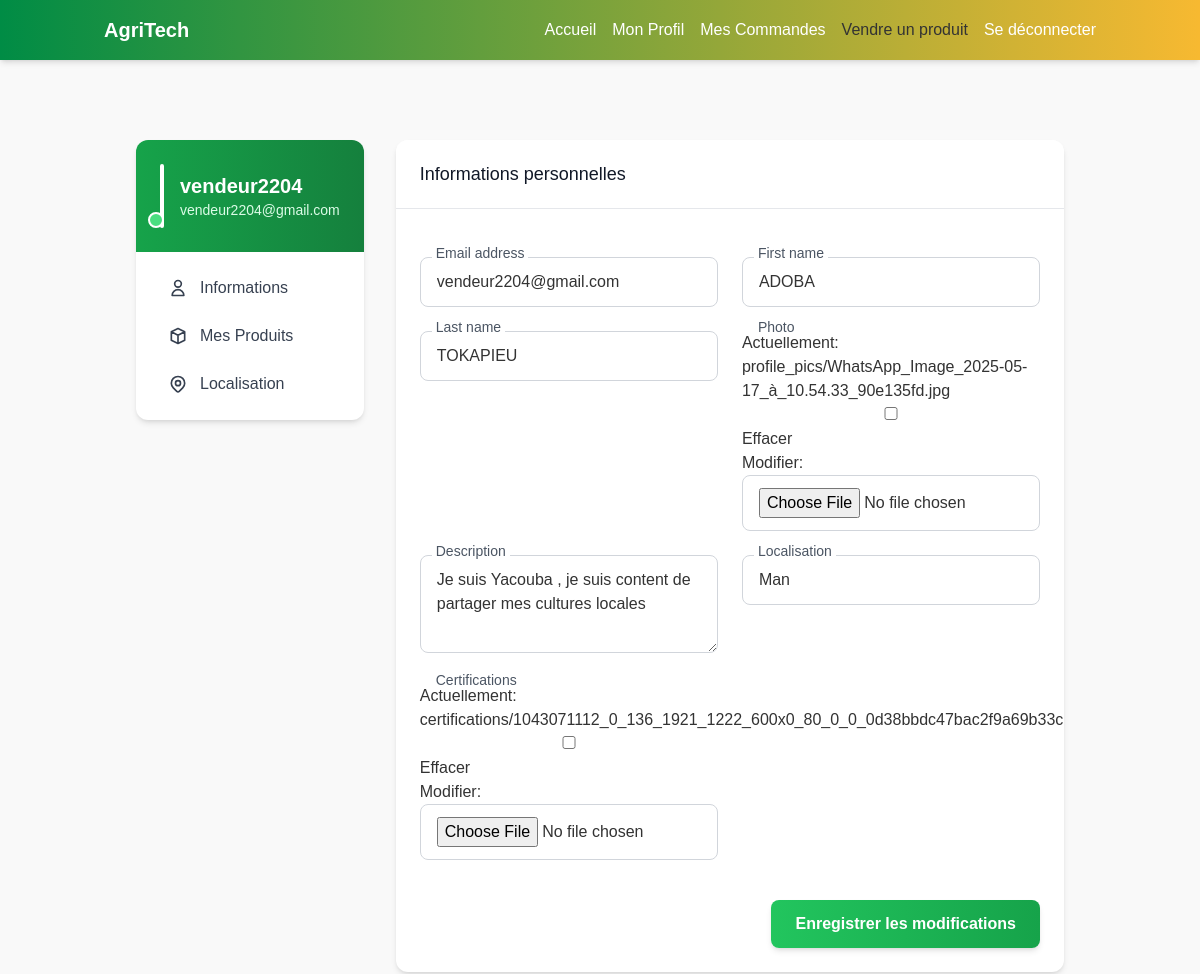
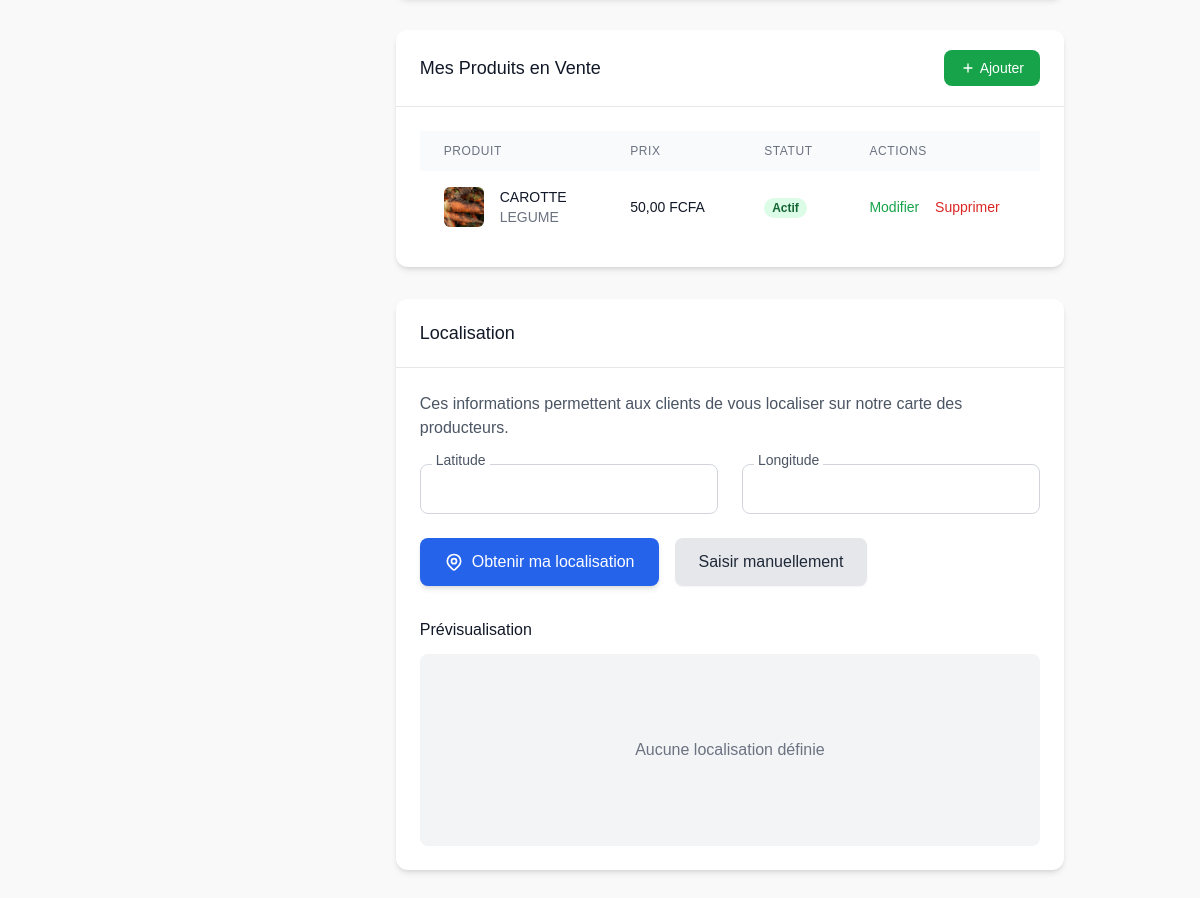
The app's page /profile/ (signed in) with its own data (2 pictures, top to bottom).
### agritech_app/models.py (models this page shows, shortened)
class Profile(models.Model):
    USER_ROLES = [
        ('acheteur', 'Acheteur'),
        ('vendeur', 'Vendeur'),
    ]
    user = models.OneToOneField(User, on_delete=models.CASCADE)
    photo = models.ImageField(upload_to='profile_pics/', blank=True)
    description = models.TextField(blank=True)
    localisation = models.CharField(max_length=255, blank=True)
    latitude = models.DecimalField(max_digits=9, decimal_places=6, null=True, blank=True)
    longitude = models.DecimalField(max_digits=9, decimal_places=6, null=True, blank=True)
    certifications = models.FileField(upload_to='certifications/', blank=True)
    role = models.CharField(max_length=10, choices=USER_ROLES, default='acheteur')
    is_vendeur_confirmed = models.BooleanField(default=False)
    telephone = models.CharField(max_length=20, blank=True, verbose_name="Numéro de téléphone")
    whatsapp = models.CharField(max_length=20, blank=True, verbose_name="WhatsApp")
    accepte_contact = models.BooleanField(default=True, verbose_name="Accepte d'être contacté")

class Produit(models.Model):
    vendeur = models.ForeignKey(User, on_delete=models.CASCADE)
    categorie = models.ForeignKey(CategorieProduit, on_delete=models.CASCADE)
    nom = models.CharField(max_length=255)
    prix = models.DecimalField(max_digits=10, decimal_places=2)
    quantite = models.PositiveIntegerField()
    photo = models.ImageField(upload_to='produits/', blank=True)
    description = models.TextField(blank=True)
    date_ajout = models.DateTimeField(auto_now_add=True)
    est_actif = models.BooleanField(default=True)
    saisonnalite = models.CharField(max_length=255, blank=True)

class CategorieProduit(models.Model):
    nom = models.CharField(max_length=100, unique=True)

### agritech_app/views.py (the view)
# urls.py: path('profile/', views.profile, name='profile'),
@login_required
def profile(request):
    try:
        profile = request.user.profile
    except Profile.DoesNotExist:
        profile = Profile.objects.create(user=request.user, role='acheteur')
    if request.method == 'POST':
        user_form = UserProfileForm(request.POST, instance=request.user)
        profile_form = ProfileForm(request.POST, request.FILES, instance=profile)
        if user_form.is_valid() and profile_form.is_valid():
            user_form.save()
            profile_form.save()
            messages.success(request, "Votre profil a été mis à jour avec succès.")
            return redirect('profile')
    else:
        user_form = UserProfileForm(instance=request.user)
        profile_form = ProfileForm(instance=profile)
    context = {'user_form': user_form, 'profile_form': profile_form}
    return render(request, 'profile.html', context)

### templates/profile.html (shortened to what this page needs)
{% extends 'base.html' %}
{% load i18n %}
{% block content %}
<div class="max-w-7xl mx-auto px-4 sm:px-6 lg:px-8 py-12">
    <div class="flex flex-col md:flex-row gap-8">
        <div class="md:w-1/3 lg:w-1/4">
            <div class="bg-white rounded-xl shadow-md overflow-hidden sticky top-6">
                <div class="p-6 bg-gradient-to-r from-green-600 to-green-700 text-white">
                    <div class="flex items-center space-x-4">
                        <div class="relative">
                            <img class="h-16 w-16 rounded-full border-2 border-white"
                                 src="https://ui-avatars.com/api/?name={{ request.user.username }}&background=ffffff&color=10B981&size=128"
                                 alt="Avatar">
                            <span class="absolute bottom-0 right-0 bg-green-400 rounded-full h-4 w-4 border-2 border-white"></span>
                        </div>
                        <div>
                            <h2 class="text-xl font-bold">{{ request.user.username }}</h2>
                            <p class="text-green-100 text-sm">{{ request.user.email }}</p>
                        </div>
                    </div>
                </div>
                <nav class="p-4 space-y-2">
                    <a href="#informations" class="block px-4 py-2 text-gray-700 hover:bg-green-50 hover:text-green-600 rounded-lg transition flex items-center">
                        <svg xmlns="http://www.w3.org/2000/svg" class="h-5 w-5 mr-3" fill="none" viewBox="0 0 24 24" stroke="currentColor">
                            <path stroke-linecap="round" stroke-linejoin="round" stroke-width="2" d="M16 7a4 4 0 11-8 0 4 4 0 018 0zM12 14a7 7 0 00-7 7h14a7 7 0 00-7-7z" />
                        </svg>
                        {% translate "Informations" %}
                    </a>
                    {% if request.user.profile.role == 'vendeur' %}
                    <a href="#produits" class="block px-4 py-2 text-gray-700 hover:bg-green-50 hover:text-green-600 rounded-lg transition flex items-center">
                        <svg xmlns="http://www.w3.org/2000/svg" class="h-5 w-5 mr-3" fill="none" viewBox="0 0 24 24" stroke="currentColor">
                            <path stroke-linecap="round" stroke-linejoin="round" stroke-width="2" d="M20 7l-8-4-8 4m16 0l-8 4m8-4v10l-8 4m0-10L4 7m8 4v10M4 7v10l8 4" />
                        </svg>
                        {% translate "Mes Produits" %}
                    </a>
                    {% endif %}
                    <a href="#localisation" class="block px-4 py-2 text-gray-700 hover:bg-green-50 hover:text-green-600 rounded-lg transition flex items-center">
                        {% translate "Localisation" %}
                    </a>
                </nav>
            </div>
        </div>
        <div class="md:w-2/3 lg:w-3/4 space-y-8">
            <div id="informations" class="bg-white rounded-xl shadow-md overflow-hidden">
                <div class="px-6 py-5 border-b border-gray-200 bg-white flex items-center justify-between">
                    <h3 class="text-lg font-medium text-gray-900">{% translate "Informations personnelles" %}</h3>
                </div>
                <div class="p-6">
                    <form method="post" enctype="multipart/form-data" class="space-y-6">
                        <div class="grid grid-cols-1 md:grid-cols-2 gap-6">
                            {% for field in user_form %}
                            <div class="relative group">
                                {{ field }}
                                <label class="absolute left-3 -top-3.5 bg-white px-1 text-gray-600 text-sm transition-all duration-200 group-focus-within:text-green-600 pointer-events-none">
                                    {{ field.label }}
                                </label>
                            </div>
                            {% endfor %}
                            {% for field in profile_form %}
                                {% if field.name != 'latitude' and field.name != 'longitude' %}
                                <div class="relative group">
                                    {{ field }}
                                    <label class="absolute left-3 -top-3.5 bg-white px-1 text-gray-600 text-sm transition-all duration-200 group-focus-within:text-green-600 pointer-events-none">
                                        {{ field.label }}
                                    </label>
                                </div>
                                {% endif %}
                            {% endfor %}
                        </div>
                        <div class="pt-4 flex justify-end">
                            <button type="submit"
                                    class="px-6 py-3 bg-gradient-to-r from-green-500 to-green-600 hover:from-green-600 hover:to-green-700 text-white font-bold rounded-lg shadow-md hover:shadow-lg transition-all duration-300 transform hover:-translate-y-0.5 focus:outline-none focus:ring-2 focus:ring-green-500 focus:ring-opacity-50">
                                {% translate "Enregistrer les modifications" %}
                            </button>
                        </div>
                    </form>
                </div>
            </div>
            {% if request.user.profile.role == 'vendeur' %}
            <div id="produits" class="bg-white rounded-xl shadow-md overflow-hidden">
                <div class="px-6 py-5 border-b border-gray-200 bg-white flex items-center justify-between">
                    <h3 class="text-lg font-medium text-gray-900">{% translate "Mes Produits en Vente" %}</h3>
                    <a href="{% url 'ajouter_produit' %}"
                       class="px-4 py-2 bg-green-600 hover:bg-green-700 text-white text-sm font-medium rounded-lg transition flex items-center">
                        <svg xmlns="http://www.w3.org/2000/svg" class="h-4 w-4 mr-1" fill="none" viewBox="0 0 24 24" stroke="currentColor">
                            <path stroke-linecap="round" stroke-linejoin="round" stroke-width="2" d="M12 6v6m0 0v6m0-6h6m-6 0H6" />
                        </svg>
                        {% translate "Ajouter" %}
                    </a>
                </div>
                <div class="p-6">
                    {% if request.user.produit_set.all %}
                    <div class="overflow-x-auto">
                        <table class="min-w-full divide-y divide-gray-200">
                            <thead class="bg-gray-50">
                                <tr>
                                    <th scope="col" class="px-6 py-3 text-left text-xs font-medium text-gray-500 uppercase tracking-wider">{% translate "Produit" %}</th>
                                    <th scope="col" class="px-6 py-3 text-left text-xs font-medium text-gray-500 uppercase tracking-wider">{% translate "Prix" %}</th>
                                    <th scope="col" class="px-6 py-3 text-left text-xs font-medium text-gray-500 uppercase tracking-wider">{% translate "Statut" %}</th>
                                    <th scope="col" class="px-6 py-3 text-left text-xs font-medium text-gray-500 uppercase tracking-wider">{% translate "Actions" %}</th>
                                </tr>
                            </thead>
                            <tbody class="bg-white divide-y divide-gray-200">
                                {% for produit in request.user.produit_set.all %}
                                <tr class="hover:bg-gray-50 transition">
                                    <td class="px-6 py-4 whitespace-nowrap">
                                        <div class="flex items-center">
                                            <div class="flex-shrink-0 h-10 w-10">
                                                {% if produit.photo %}
                                                    <img class="h-10 w-10 rounded-md object-cover" src="{{ produit.photo.url }}" alt="{{ produit.nom }}">
                                                {% endif %}
                                            </div>
                                            <div class="ml-4">
                                                <div class="text-sm font-medium text-gray-900">{{ produit.nom }}</div>
                                                <div class="text-sm text-gray-500">{{ produit.categorie.nom }}</div>
                                            </div>
                                        </div>
                                    </td>
                                    <td class="px-6 py-4 whitespace-nowrap text-sm text-gray-900">{{ produit.prix }} FCFA</td>
                                    <td class="px-6 py-4 whitespace-nowrap">
                                        <span class="px-2 inline-flex text-xs leading-5 font-semibold rounded-full bg-green-100 text-green-800">
                                            {% translate "Actif" %}
                                        </span>
                                    </td>
                                    <td class="px-6 py-4 whitespace-nowrap text-sm font-medium">
                                        <a href="#" class="text-green-600 hover:text-green-900 mr-3">{% translate "Modifier" %}</a>
                                        <a href="#" class="text-red-600 hover:text-red-900">{% translate "Supprimer" %}</a>
                                    </td>
                                </tr>
                                {% endfor %}
                            </tbody>
                        </table>
                    </div>
                    {% endif %}
                </div>
            </div>
            {% endif %}
            <div id="localisation" class="bg-white rounded-xl shadow-md overflow-hidden">
                <div class="px-6 py-5 border-b border-gray-200 bg-white">
                    <h3 class="text-lg font-medium text-gray-900">{% translate "Localisation" %}</h3>
                </div>
                <div class="p-6">
                    <p class="text-gray-600 mb-6">{% translate "Ces informations permettent aux clients de vous localiser sur notre carte des producteurs." %}</p>
                    <div class="grid grid-cols-1 md:grid-cols-2 gap-6 mb-6">
                        <div class="relative group">
                            {{ profile_form.latitude }}
                            <label class="absolute left-3 -top-3.5 bg-white px-1 text-gray-600 text-sm transition-all duration-200 group-focus-within:text-green-600 pointer-events-none">
                                {% translate "Latitude" %}
                            </label>
                        </div>
                        <div class="relative group">
                            {{ profile_form.longitude }}
                            <label class="absolute left-3 -top-3.5 bg-white px-1 text-gray-600 text-sm transition-all duration-200 group-focus-within:text-green-600 pointer-events-none">
                                {% translate "Longitude" %}
                            </label>
                        </div>
                    </div>
                    <div class="flex flex-wrap gap-4">
                        <button id="getLocationBtn"
                                class="px-6 py-3 bg-blue-600 hover:bg-blue-700 text-white font-medium rounded-lg shadow-md hover:shadow-lg transition-all duration-300 transform hover:-translate-y-0.5 focus:outline-none focus:ring-2 focus:ring-blue-500 focus:ring-opacity-50 flex items-center">
                            {% translate "Obtenir ma localisation" %}
                        </button>
                        <button type="button"
                                class="px-6 py-3 bg-gray-200 hover:bg-gray-300 text-gray-800 font-medium rounded-lg shadow-sm hover:shadow-md transition flex items-center">
                            {% translate "Saisir manuellement" %}
                        </button>
                    </div>
                    <div class="mt-8">
                        <h4 class="text-md font-medium text-gray-900 mb-3">{% translate "Prévisualisation" %}</h4>
                        <div id="mapPreview" class="h-48 bg-gray-100 rounded-lg overflow-hidden relative">
                            <div class="absolute inset-0 flex items-center justify-center">
                                <p class="text-gray-500">{% translate "Aucune localisation définie" %}</p>
                            </div>
                        </div>
                    </div>
                </div>
            </div>
        </div>
    </div>
</div>
{% endblock %}

### records on screen
Profile: profile_form "Je suis Yacouba , je suis content de partager mes cultures locales" "Man"
Produit: photo (picture), nom "CAROTTE", categorie.nom "LEGUME", prix "50,00"

### other values on screen
{{ request.user.username }} "vendeur2204"
{{ request.user.email }} "vendeur2204@gmail.com"
{{ field.label }} "Email address" "First name" "Last name"
{{ field.label }} "Photo" "Description" "Localisation" "Certifications"
